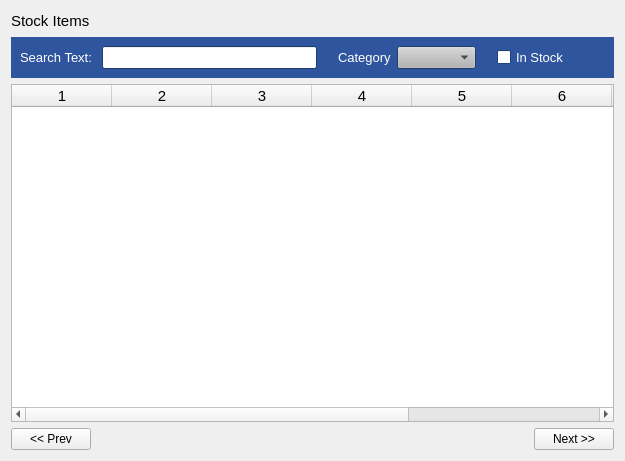
<?xml version="1.0" encoding="UTF-8"?>
<ui version="4.0">
 <class>ManageStockItems</class>
 <widget class="QWidget" name="ManageStockItems">
  <property name="geometry">
   <rect>
    <x>0</x>
    <y>0</y>
    <width>625</width>
    <height>461</height>
   </rect>
  </property>
  <property name="windowTitle">
   <string>Form</string>
  </property>
  <layout class="QVBoxLayout" name="verticalLayout">
   <item>
    <layout class="QHBoxLayout" name="horizontalLayout">
     <item>
      <widget class="QLabel" name="label">
       <property name="font">
        <font>
         <pointsize>11</pointsize>
        </font>
       </property>
       <property name="text">
        <string>Stock Items</string>
       </property>
      </widget>
     </item>
     <item>
      <spacer name="horizontalSpacer">
       <property name="orientation">
        <enum>Qt::Horizontal</enum>
       </property>
       <property name="sizeHint" stdset="0">
        <size>
         <width>40</width>
         <height>20</height>
        </size>
       </property>
      </spacer>
     </item>
    </layout>
   </item>
   <item>
    <widget class="QWidget" name="widget" native="true">
     <property name="palette">
      <palette>
       <active>
        <colorrole role="WindowText">
         <brush brushstyle="SolidPattern">
          <color alpha="255">
           <red>0</red>
           <green>0</green>
           <blue>0</blue>
          </color>
         </brush>
        </colorrole>
        <colorrole role="Button">
         <brush brushstyle="SolidPattern">
          <color alpha="255">
           <red>180</red>
           <green>180</green>
           <blue>180</blue>
          </color>
         </brush>
        </colorrole>
        <colorrole role="Light">
         <brush brushstyle="SolidPattern">
          <color alpha="255">
           <red>255</red>
           <green>255</green>
           <blue>255</blue>
          </color>
         </brush>
        </colorrole>
        <colorrole role="Midlight">
         <brush brushstyle="SolidPattern">
          <color alpha="255">
           <red>217</red>
           <green>217</green>
           <blue>217</blue>
          </color>
         </brush>
        </colorrole>
        <colorrole role="Dark">
         <brush brushstyle="SolidPattern">
          <color alpha="255">
           <red>90</red>
           <green>90</green>
           <blue>90</blue>
          </color>
         </brush>
        </colorrole>
        <colorrole role="Mid">
         <brush brushstyle="SolidPattern">
          <color alpha="255">
           <red>120</red>
           <green>120</green>
           <blue>120</blue>
          </color>
         </brush>
        </colorrole>
        <colorrole role="Text">
         <brush brushstyle="SolidPattern">
          <color alpha="255">
           <red>0</red>
           <green>0</green>
           <blue>0</blue>
          </color>
         </brush>
        </colorrole>
        <colorrole role="BrightText">
         <brush brushstyle="SolidPattern">
          <color alpha="255">
           <red>255</red>
           <green>255</green>
           <blue>255</blue>
          </color>
         </brush>
        </colorrole>
        <colorrole role="ButtonText">
         <brush brushstyle="SolidPattern">
          <color alpha="255">
           <red>0</red>
           <green>0</green>
           <blue>0</blue>
          </color>
         </brush>
        </colorrole>
        <colorrole role="Base">
         <brush brushstyle="SolidPattern">
          <color alpha="255">
           <red>255</red>
           <green>255</green>
           <blue>255</blue>
          </color>
         </brush>
        </colorrole>
        <colorrole role="Window">
         <brush brushstyle="SolidPattern">
          <color alpha="255">
           <red>46</red>
           <green>85</green>
           <blue>157</blue>
          </color>
         </brush>
        </colorrole>
        <colorrole role="Shadow">
         <brush brushstyle="SolidPattern">
          <color alpha="255">
           <red>0</red>
           <green>0</green>
           <blue>0</blue>
          </color>
         </brush>
        </colorrole>
        <colorrole role="AlternateBase">
         <brush brushstyle="SolidPattern">
          <color alpha="255">
           <red>217</red>
           <green>217</green>
           <blue>217</blue>
          </color>
         </brush>
        </colorrole>
        <colorrole role="ToolTipBase">
         <brush brushstyle="SolidPattern">
          <color alpha="255">
           <red>255</red>
           <green>255</green>
           <blue>220</blue>
          </color>
         </brush>
        </colorrole>
        <colorrole role="ToolTipText">
         <brush brushstyle="SolidPattern">
          <color alpha="255">
           <red>0</red>
           <green>0</green>
           <blue>0</blue>
          </color>
         </brush>
        </colorrole>
       </active>
       <inactive>
        <colorrole role="WindowText">
         <brush brushstyle="SolidPattern">
          <color alpha="255">
           <red>0</red>
           <green>0</green>
           <blue>0</blue>
          </color>
         </brush>
        </colorrole>
        <colorrole role="Button">
         <brush brushstyle="SolidPattern">
          <color alpha="255">
           <red>180</red>
           <green>180</green>
           <blue>180</blue>
          </color>
         </brush>
        </colorrole>
        <colorrole role="Light">
         <brush brushstyle="SolidPattern">
          <color alpha="255">
           <red>255</red>
           <green>255</green>
           <blue>255</blue>
          </color>
         </brush>
        </colorrole>
        <colorrole role="Midlight">
         <brush brushstyle="SolidPattern">
          <color alpha="255">
           <red>217</red>
           <green>217</green>
           <blue>217</blue>
          </color>
         </brush>
        </colorrole>
        <colorrole role="Dark">
         <brush brushstyle="SolidPattern">
          <color alpha="255">
           <red>90</red>
           <green>90</green>
           <blue>90</blue>
          </color>
         </brush>
        </colorrole>
        <colorrole role="Mid">
         <brush brushstyle="SolidPattern">
          <color alpha="255">
           <red>120</red>
           <green>120</green>
           <blue>120</blue>
          </color>
         </brush>
        </colorrole>
        <colorrole role="Text">
         <brush brushstyle="SolidPattern">
          <color alpha="255">
           <red>0</red>
           <green>0</green>
           <blue>0</blue>
          </color>
         </brush>
        </colorrole>
        <colorrole role="BrightText">
         <brush brushstyle="SolidPattern">
          <color alpha="255">
           <red>255</red>
           <green>255</green>
           <blue>255</blue>
          </color>
         </brush>
        </colorrole>
        <colorrole role="ButtonText">
         <brush brushstyle="SolidPattern">
          <color alpha="255">
           <red>0</red>
           <green>0</green>
           <blue>0</blue>
          </color>
         </brush>
        </colorrole>
        <colorrole role="Base">
         <brush brushstyle="SolidPattern">
          <color alpha="255">
           <red>255</red>
           <green>255</green>
           <blue>255</blue>
          </color>
         </brush>
        </colorrole>
        <colorrole role="Window">
         <brush brushstyle="SolidPattern">
          <color alpha="255">
           <red>46</red>
           <green>85</green>
           <blue>157</blue>
          </color>
         </brush>
        </colorrole>
        <colorrole role="Shadow">
         <brush brushstyle="SolidPattern">
          <color alpha="255">
           <red>0</red>
           <green>0</green>
           <blue>0</blue>
          </color>
         </brush>
        </colorrole>
        <colorrole role="AlternateBase">
         <brush brushstyle="SolidPattern">
          <color alpha="255">
           <red>217</red>
           <green>217</green>
           <blue>217</blue>
          </color>
         </brush>
        </colorrole>
        <colorrole role="ToolTipBase">
         <brush brushstyle="SolidPattern">
          <color alpha="255">
           <red>255</red>
           <green>255</green>
           <blue>220</blue>
          </color>
         </brush>
        </colorrole>
        <colorrole role="ToolTipText">
         <brush brushstyle="SolidPattern">
          <color alpha="255">
           <red>0</red>
           <green>0</green>
           <blue>0</blue>
          </color>
         </brush>
        </colorrole>
       </inactive>
       <disabled>
        <colorrole role="WindowText">
         <brush brushstyle="SolidPattern">
          <color alpha="255">
           <red>90</red>
           <green>90</green>
           <blue>90</blue>
          </color>
         </brush>
        </colorrole>
        <colorrole role="Button">
         <brush brushstyle="SolidPattern">
          <color alpha="255">
           <red>180</red>
           <green>180</green>
           <blue>180</blue>
          </color>
         </brush>
        </colorrole>
        <colorrole role="Light">
         <brush brushstyle="SolidPattern">
          <color alpha="255">
           <red>255</red>
           <green>255</green>
           <blue>255</blue>
          </color>
         </brush>
        </colorrole>
        <colorrole role="Midlight">
         <brush brushstyle="SolidPattern">
          <color alpha="255">
           <red>217</red>
           <green>217</green>
           <blue>217</blue>
          </color>
         </brush>
        </colorrole>
        <colorrole role="Dark">
         <brush brushstyle="SolidPattern">
          <color alpha="255">
           <red>90</red>
           <green>90</green>
           <blue>90</blue>
          </color>
         </brush>
        </colorrole>
        <colorrole role="Mid">
         <brush brushstyle="SolidPattern">
          <color alpha="255">
           <red>120</red>
           <green>120</green>
           <blue>120</blue>
          </color>
         </brush>
        </colorrole>
        <colorrole role="Text">
         <brush brushstyle="SolidPattern">
          <color alpha="255">
           <red>90</red>
           <green>90</green>
           <blue>90</blue>
          </color>
         </brush>
        </colorrole>
        <colorrole role="BrightText">
         <brush brushstyle="SolidPattern">
          <color alpha="255">
           <red>255</red>
           <green>255</green>
           <blue>255</blue>
          </color>
         </brush>
        </colorrole>
        <colorrole role="ButtonText">
         <brush brushstyle="SolidPattern">
          <color alpha="255">
           <red>90</red>
           <green>90</green>
           <blue>90</blue>
          </color>
         </brush>
        </colorrole>
        <colorrole role="Base">
         <brush brushstyle="SolidPattern">
          <color alpha="255">
           <red>46</red>
           <green>85</green>
           <blue>157</blue>
          </color>
         </brush>
        </colorrole>
        <colorrole role="Window">
         <brush brushstyle="SolidPattern">
          <color alpha="255">
           <red>46</red>
           <green>85</green>
           <blue>157</blue>
          </color>
         </brush>
        </colorrole>
        <colorrole role="Shadow">
         <brush brushstyle="SolidPattern">
          <color alpha="255">
           <red>0</red>
           <green>0</green>
           <blue>0</blue>
          </color>
         </brush>
        </colorrole>
        <colorrole role="AlternateBase">
         <brush brushstyle="SolidPattern">
          <color alpha="255">
           <red>180</red>
           <green>180</green>
           <blue>180</blue>
          </color>
         </brush>
        </colorrole>
        <colorrole role="ToolTipBase">
         <brush brushstyle="SolidPattern">
          <color alpha="255">
           <red>255</red>
           <green>255</green>
           <blue>220</blue>
          </color>
         </brush>
        </colorrole>
        <colorrole role="ToolTipText">
         <brush brushstyle="SolidPattern">
          <color alpha="255">
           <red>0</red>
           <green>0</green>
           <blue>0</blue>
          </color>
         </brush>
        </colorrole>
       </disabled>
      </palette>
     </property>
     <property name="font">
      <font>
       <pointsize>10</pointsize>
      </font>
     </property>
     <property name="autoFillBackground">
      <bool>true</bool>
     </property>
     <layout class="QHBoxLayout" name="horizontalLayout_3">
      <item>
       <widget class="QLabel" name="label_2">
        <property name="palette">
         <palette>
          <active>
           <colorrole role="WindowText">
            <brush brushstyle="SolidPattern">
             <color alpha="255">
              <red>255</red>
              <green>255</green>
              <blue>255</blue>
             </color>
            </brush>
           </colorrole>
          </active>
          <inactive>
           <colorrole role="WindowText">
            <brush brushstyle="SolidPattern">
             <color alpha="255">
              <red>255</red>
              <green>255</green>
              <blue>255</blue>
             </color>
            </brush>
           </colorrole>
          </inactive>
          <disabled>
           <colorrole role="WindowText">
            <brush brushstyle="SolidPattern">
             <color alpha="255">
              <red>90</red>
              <green>90</green>
              <blue>90</blue>
             </color>
            </brush>
           </colorrole>
          </disabled>
         </palette>
        </property>
        <property name="text">
         <string>Search Text: </string>
        </property>
       </widget>
      </item>
      <item>
       <widget class="QLineEdit" name="searchTextBox"/>
      </item>
      <item>
       <spacer name="horizontalSpacer_4">
        <property name="orientation">
         <enum>Qt::Horizontal</enum>
        </property>
        <property name="sizeType">
         <enum>QSizePolicy::Fixed</enum>
        </property>
        <property name="sizeHint" stdset="0">
         <size>
          <width>15</width>
          <height>20</height>
         </size>
        </property>
       </spacer>
      </item>
      <item>
       <widget class="QLabel" name="label_3">
        <property name="palette">
         <palette>
          <active>
           <colorrole role="WindowText">
            <brush brushstyle="SolidPattern">
             <color alpha="255">
              <red>255</red>
              <green>255</green>
              <blue>255</blue>
             </color>
            </brush>
           </colorrole>
          </active>
          <inactive>
           <colorrole role="WindowText">
            <brush brushstyle="SolidPattern">
             <color alpha="255">
              <red>255</red>
              <green>255</green>
              <blue>255</blue>
             </color>
            </brush>
           </colorrole>
          </inactive>
          <disabled>
           <colorrole role="WindowText">
            <brush brushstyle="SolidPattern">
             <color alpha="255">
              <red>90</red>
              <green>90</green>
              <blue>90</blue>
             </color>
            </brush>
           </colorrole>
          </disabled>
         </palette>
        </property>
        <property name="text">
         <string>Category</string>
        </property>
       </widget>
      </item>
      <item>
       <widget class="QComboBox" name="categoryComboBox">
        <property name="currentText">
         <string/>
        </property>
       </widget>
      </item>
      <item>
       <spacer name="horizontalSpacer_5">
        <property name="orientation">
         <enum>Qt::Horizontal</enum>
        </property>
        <property name="sizeType">
         <enum>QSizePolicy::Fixed</enum>
        </property>
        <property name="sizeHint" stdset="0">
         <size>
          <width>15</width>
          <height>20</height>
         </size>
        </property>
       </spacer>
      </item>
      <item>
       <widget class="QCheckBox" name="inStockCheckBox">
        <property name="palette">
         <palette>
          <active>
           <colorrole role="WindowText">
            <brush brushstyle="SolidPattern">
             <color alpha="255">
              <red>255</red>
              <green>255</green>
              <blue>255</blue>
             </color>
            </brush>
           </colorrole>
          </active>
          <inactive>
           <colorrole role="WindowText">
            <brush brushstyle="SolidPattern">
             <color alpha="255">
              <red>255</red>
              <green>255</green>
              <blue>255</blue>
             </color>
            </brush>
           </colorrole>
          </inactive>
          <disabled>
           <colorrole role="WindowText">
            <brush brushstyle="SolidPattern">
             <color alpha="255">
              <red>90</red>
              <green>90</green>
              <blue>90</blue>
             </color>
            </brush>
           </colorrole>
          </disabled>
         </palette>
        </property>
        <property name="text">
         <string>In Stock</string>
        </property>
       </widget>
      </item>
      <item>
       <spacer name="horizontalSpacer_3">
        <property name="orientation">
         <enum>Qt::Horizontal</enum>
        </property>
        <property name="sizeType">
         <enum>QSizePolicy::Minimum</enum>
        </property>
        <property name="sizeHint" stdset="0">
         <size>
          <width>36</width>
          <height>20</height>
         </size>
        </property>
       </spacer>
      </item>
     </layout>
    </widget>
   </item>
   <item>
    <widget class="QTableWidget" name="tableWidget">
     <property name="font">
      <font>
       <pointsize>11</pointsize>
      </font>
     </property>
     <property name="columnCount">
      <number>9</number>
     </property>
     <column/>
     <column/>
     <column/>
     <column/>
     <column/>
     <column/>
     <column/>
     <column/>
     <column/>
    </widget>
   </item>
   <item>
    <layout class="QHBoxLayout" name="horizontalLayout_2">
     <item>
      <widget class="QPushButton" name="prevBtn">
       <property name="text">
        <string>&lt;&lt; Prev</string>
       </property>
      </widget>
     </item>
     <item>
      <spacer name="horizontalSpacer_2">
       <property name="orientation">
        <enum>Qt::Horizontal</enum>
       </property>
       <property name="sizeHint" stdset="0">
        <size>
         <width>40</width>
         <height>20</height>
        </size>
       </property>
      </spacer>
     </item>
     <item>
      <widget class="QPushButton" name="nextBtn">
       <property name="text">
        <string>Next &gt;&gt;</string>
       </property>
      </widget>
     </item>
    </layout>
   </item>
  </layout>
 </widget>
 <resources/>
 <connections/>
</ui>
